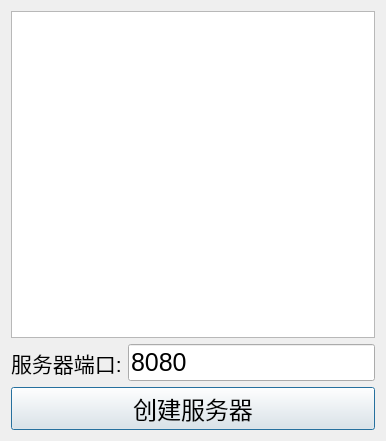
<?xml version="1.0" encoding="UTF-8"?>
<ui version="4.0">
 <class>ServerDialog</class>
 <widget class="QDialog" name="ServerDialog">
  <property name="geometry">
   <rect>
    <x>0</x>
    <y>0</y>
    <width>386</width>
    <height>441</height>
   </rect>
  </property>
  <property name="windowTitle">
   <string>服务端</string>
  </property>
  <layout class="QVBoxLayout" name="verticalLayout">
   <item>
    <widget class="QListWidget" name="listWidget"/>
   </item>
   <item>
    <layout class="QHBoxLayout" name="horizontalLayout">
     <item>
      <widget class="QLabel" name="label">
       <property name="font">
        <font>
         <pointsize>16</pointsize>
        </font>
       </property>
       <property name="text">
        <string>服务器端口:</string>
       </property>
      </widget>
     </item>
     <item>
      <widget class="QLineEdit" name="portEdit">
       <property name="font">
        <font>
         <pointsize>19</pointsize>
        </font>
       </property>
       <property name="text">
        <string>8080</string>
       </property>
      </widget>
     </item>
    </layout>
   </item>
   <item>
    <widget class="QPushButton" name="createButton">
     <property name="font">
      <font>
       <pointsize>18</pointsize>
      </font>
     </property>
     <property name="text">
      <string>创建服务器</string>
     </property>
    </widget>
   </item>
  </layout>
 </widget>
 <layoutdefault spacing="6" margin="11"/>
 <resources/>
 <connections/>
</ui>
